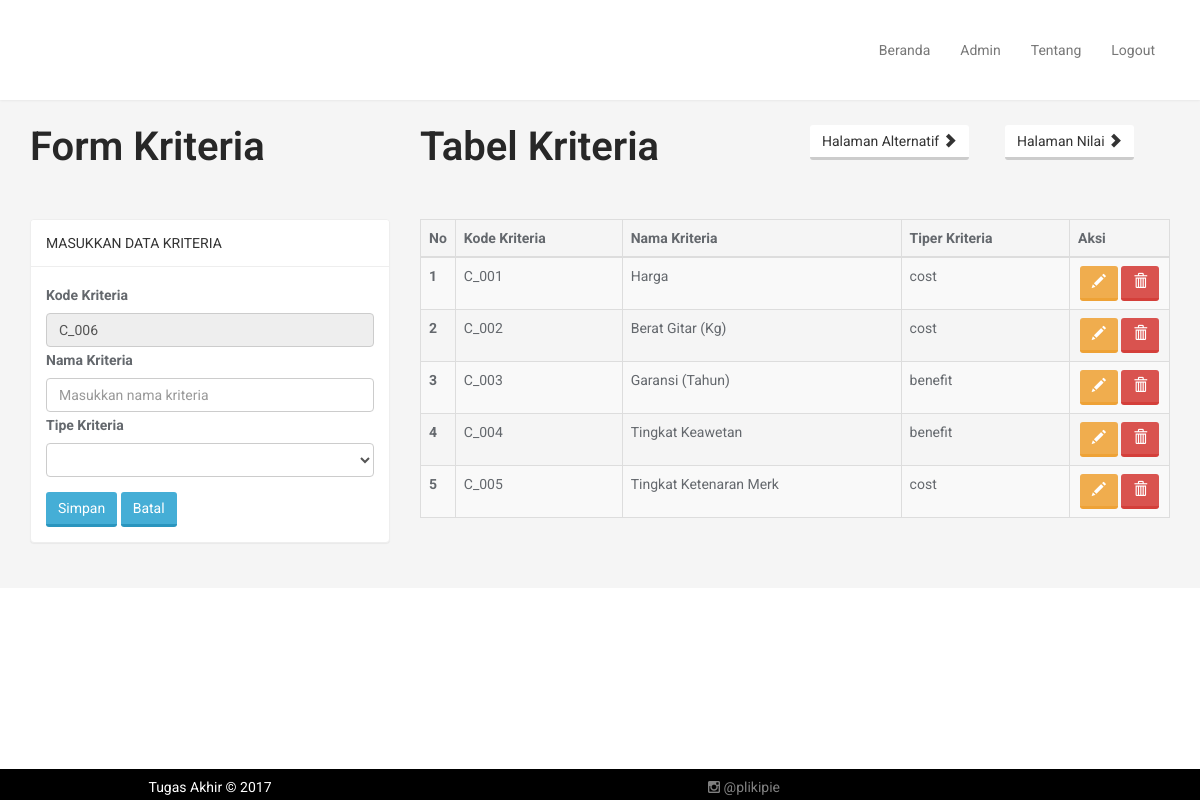
Screenshot of /kriteria.php (signed in) with the database file from the repository.
### tables this page shows
CREATE TABLE `kriteria` (
  `kode_kri` varchar(20) NOT NULL,
  `nama_kri` varchar(50) NOT NULL,
  `tipe_kri` varchar(10) NOT NULL
);

### controller/c_kriteria.php (called while the page is built, shortened)
<?php
include_once 'model/m_kriteria.php';
$id = isset($_GET['id']) ? $_GET['id'] : null;
$config = new koneksi();
$db = $config -> getConnection();
$eks = new Kriteria($db);
$eks->kode_kri = $id;
$eks->readOne();
$eks->kodeOtomatis();
$hasil = $eks->hasilkode;
if ($id==null) {
    $tombol="Simpan";
}else{
    $tombol="Ubah";
    $hasil = $id;
}
?>

### model/m_kriteria.php (called while the page is built, shortened)
<?php
class Kriteria{
	private $conn;
	private $table_name = "kriteria";
	public $kode_kri;
	public function __construct($db){
		$this->conn = $db;
	}
	function readAll(){
		$query = "SELECT * FROM ".$this->table_name." ORDER BY kode_kri ASC";
		$stmt = $this->conn->prepare( $query );
		$stmt->execute();
		return $stmt;
	}
	function readOne(){
		$query = "SELECT * FROM " . $this->table_name . " WHERE kode_kri=? LIMIT 0,1";
		$stmt = $this->conn->prepare( $query );
		$stmt->bindParam(1, $this->kode_kri);
		$stmt->execute();
		$row = $stmt->fetch(PDO::FETCH_ASSOC);
		$this->kode_kri = $row['kode_kri'];
		$this->nama_kri = $row['nama_kri'];
	}
	function readCodeMax(){
		$query = "SELECT max(kode_kri) as kode_kri FROM " . $this->table_name;
		$stmt = $this->conn->prepare( $query );
		$stmt->execute();
		$row = $stmt->fetch(PDO::FETCH_ASSOC);
		$this->kode_kri = $row['kode_kri'];
	}
	function kodeOtomatis(){
    	$this->readCodeMax();
    	$tm_cari=$this->kode_kri;
    	$kode1=substr($tm_cari,3,3);
    	$kode=intval($kode1);
    	$tambah=$kode+1;
	    if($tambah<10){
	        $this->hasilkode="C_00".$tambah;
	    }else if ($tambah>=10&&$tambah<100) {
	    	$this->hasilkode="C_0".$tambah;
	    }else{
	        $this->hasilkode="C_".$tambah;
	    }
	}
}
?>

### kriteria.php (the view, shortened to what this page needs)
<?php
    include_once 'admin/header.php';
    include_once 'controller/c_kriteria.php';
?>
<section id="portfolio">
    <div class="container">
        <div class="section-header">
          <div class="row wow fadeInDown">
            <div class="col-md-4">
              <h5 class="page-head-line">Form Kriteria </h5>
            </div>
            <div class="col-md-4">
              <h5 class="page-head-line">Tabel Kriteria </h5>
            </div>
            <div class="col-md-2">
              <button type="reset" class="btn btn-default" onclick="location.href='alternatif.php'" title="Menuju halaman alternatif">Halaman Alternatif <i class="glyphicon glyphicon-chevron-right"></i></button>
            </div>
            <div class="col-md-2">
              <button type="reset" class="btn btn-default" onclick="location.href='nilai.php'" title="Menuju halaman nilai">Halaman Nilai <i class="glyphicon glyphicon-chevron-right"></i></button>
            </div>
          </div>
        </div>
            <div class="row wow fadeInUp">
              <div class="col-md-4">
                  <div class="panel panel-default">
                      <div class="panel-heading">
                         MASUKKAN DATA KRITERIA
                      </div>
                      <div class="panel-body">
                          <form method="post">
                              <div class="form-group">
                                    <fieldset disabled>
                                    <label for="kode_kri">Kode Kriteria</label>
                                    <input type="text" class="form-control" id="kode_kri" required placeholder="Masukkan kode kriteria" value="<?php echo $hasil ?>">
                                    </fieldset>
                                    <label for="nama_kri">Nama Kriteria</label>
                                    <input type="text" class="form-control" id="nama_kri" name="nama_kri" required placeholder="Masukkan nama kriteria" value="<?php echo $eks->nama_kri; ?>">
                                    <label for="tp">Tipe Kriteria</label>
                                        <select class="form-control" id="tipe_kri" name="tipe_kri">
                                            <option><?php echo $eks->tipe_kri; ?></option>
                                            <option value='benefit'>Benefit</option>
                                        </select>
                            </div>
                            <button type="submit" class="btn btn-primary"><?php echo $tombol; ?></button>
                            <button type="reset" class="btn btn-primary" onclick="location.href='kriteria.php'">Batal</button>
                          </form>
                      </div>
                  </div>
              </div>
<?php
$no=1;
$stmt = $eks->readAll();
?>
    <div class='col-md-8'>
    <table class="table table-striped table-bordered" id="tabeldata">
        <thead>
            <tr>
                <th width="30px">No</th>
                <th>Kode Kriteria</th>
                <th>Nama Kriteria</th>
                <th>Tiper Kriteria</th>
                <th width="100px">Aksi</th>
            </tr>
        </thead>
        <tbody>
<?php
while ($row = $stmt->fetch(PDO::FETCH_ASSOC)){
?>
            <tr>
                <th width="30px"><?php echo $no++; ?></th>
                <td><?php echo $row['kode_kri'] ?></td>
                <td><?php echo $row['nama_kri'] ?></td>
                <td><?php echo $row['tipe_kri'] ?></td>
                <td class="text-center">
                    <a href="?id=<?php echo $row['kode_kri'] ?>" class="btn btn-warning"><span class="glyphicon glyphicon-pencil" aria-hidden="true"></span></a>
                    <a href="?del=<?php echo $row['kode_kri'] ?>" onclick="return confirm('Yakin ingin menghapus data')" class="btn btn-danger"><span class="glyphicon glyphicon-trash" aria-hidden="true"></span></a>
                </td>
            </tr>
            <?php
}
?>
        </tbody>
    </table>
    </div>
            </div>
    </div>
</section>
<?php
    include 'admin/footer.php';
?>

### Admin/header.php (shortened to what this page needs)
<?php
    $p1 = isset($_GET['p1']) ? $_GET['p1'] : null;
    $p2 = isset($_GET['p2']) ? $_GET['p2'] : null;
    $p3 = isset($_GET['p3']) ? $_GET['p3'] : null;
    $p4 = isset($_GET['p4']) ? $_GET['p4'] : null;
?>
<!DOCTYPE html>
<html lang="en">
<head>
    <link href="assets/css/bootstrap.min.css" rel="stylesheet">
    <link href="assets/css/font-awesome.min.css" rel="stylesheet">
    <link href="assets/css/animate.min.css" rel="stylesheet">
    <link href="assets/css/owl.carousel.css" rel="stylesheet">
    <link href="assets/css/owl.transitions.css" rel="stylesheet">
    <link href="assets/css/prettyPhoto.css" rel="stylesheet">
    <link href="assets/css/main.css" rel="stylesheet">
    <link href="assets/css/responsive.css" rel="stylesheet">
    <link rel="stylesheet" type="text/css" href="../assets/css/jquery.dataTables.min.css">
</head>
<body id="home" class="homepage">
    <header id="header">
        <nav id="main-menu" class="navbar navbar-default navbar-fixed-top wow fadeIn" data-wow-duration="2300ms" role="banner">
            <div class="container">
                <div class="collapse navbar-collapse navbar-right">
                    <ul class="nav navbar-nav">
                        <li class="scroll <?php echo $p1 ?>"><a href="index.php?p1=true">Beranda</a></li>
                        <li class="scroll <?php echo $p2 ?>"><a href="admin.php?p2=true">Admin</a></li>
                        <li class="scroll <?php echo $p3 ?>"><a href="tentang.php?p3=true">Tentang</a></li>
                        <li class="scroll <?php echo $p4 ?>"><a href="controller/logout.php">Logout</a></li>
                    </ul>
                </div>
            </div>
        </nav>
    </header>

### Admin/footer.php (shortened to what this page needs)
<footer id="footer">
    <div class="container">
        <div class="row">
            <div class="col-sm-4">
                <center>Tugas Akhir &copy; 2017</center>
            </div>
            <div class="col-sm-4">
                <ul class="social-icons">
                    <li><a target="_blank" href="https://www.instagram.com/plikipie"><i class="fa fa-instagram"></i> @plikipie</a></li>
                </ul>
            </div>
        </div>
    </div>
</footer>
</body>
</html>

### assets/css/main.css (style rules this page uses)
body { padding-top: 100px; background: #fff; font-family: 'Roboto', sans-serif; font-weight: 400; color: #64686d; line-height: 26px; }
h1, h2, h3, h4, h5, h6 { font-weight: 600; font-family: 'Roboto', sans-serif; color: #272727; }
a { text-decoration: none; color: #45aed6; -webkit-transition: color 400ms, background-color 400ms; -moz-transition: color 400ms, background-color 400ms; -o-transition: color 400ms, background-color 400ms; transition: color 400ms, background-color 400ms; }
.section-header { margin-bottom: 50px; }
.page-head-line { margin-top: 0px; padding-bottom: 0px; color: #272727; font-size: 40px; margin-bottom: 0px; }
.btn { border-width: 0; border-bottom-width: 3px; border-radius: 3px; }
.btn.btn-primary { background: #45aed6; border-color: #2a95be; }
.navbar.navbar-default { border: 0; border-radius: 0; margin-bottom: 0; }
@media only screen and (min-width: 768px) { #main-menu.navbar-default { background: rgba(255, 255, 255, 0.9); -webkit-box-shadow: 0 0 3px 0 rgba(0, 0, 0, 0.1); box-shadow: 0 0 3px 0 rgba(0, 0, 0, 0.1); } }
@media only screen and (min-width: 768px) { #main-menu.navbar-default .navbar-nav > li > a { padding-top: 40px; padding-bottom: 40px; } }
#portfolio { padding: 25px 0; width: 100%; background: #f5f5f5; }
.panel-default { border-color: #eee; }
.panel-default > .panel-heading { background-color: #fff; border-color: #eee; }
#footer { position: fixed; width: 100%; bottom: 0px; padding-top: 5px; padding-bottom: 0px; color: white; background: black; }
#footer a { color: grey; }
#footer ul { list-style: none; padding: 0; margin: 0 -7.5px; }
#footer ul > li { display: inline-block; margin: 0 7.5px; }
@media only screen and (min-width: 768px) { #footer .social-icons { float: right; } }
.form-control { box-shadow: none; -webkit-box-shadow: none; }

### rows the page displays
kriteria: kode_kri "C_001", nama_kri "Harga", tipe_kri "cost"
kriteria: kode_kri "C_002", nama_kri "Berat Gitar (Kg)", tipe_kri "cost"
kriteria: kode_kri "C_003", nama_kri "Garansi (Tahun)", tipe_kri "benefit"
kriteria: kode_kri "C_004", nama_kri "Tingkat Keawetan", tipe_kri "benefit"
kriteria: kode_kri "C_005", nama_kri "Tingkat Ketenaran Merk", tipe_kri "cost"

### other values shown
$tombol "Simpan"
